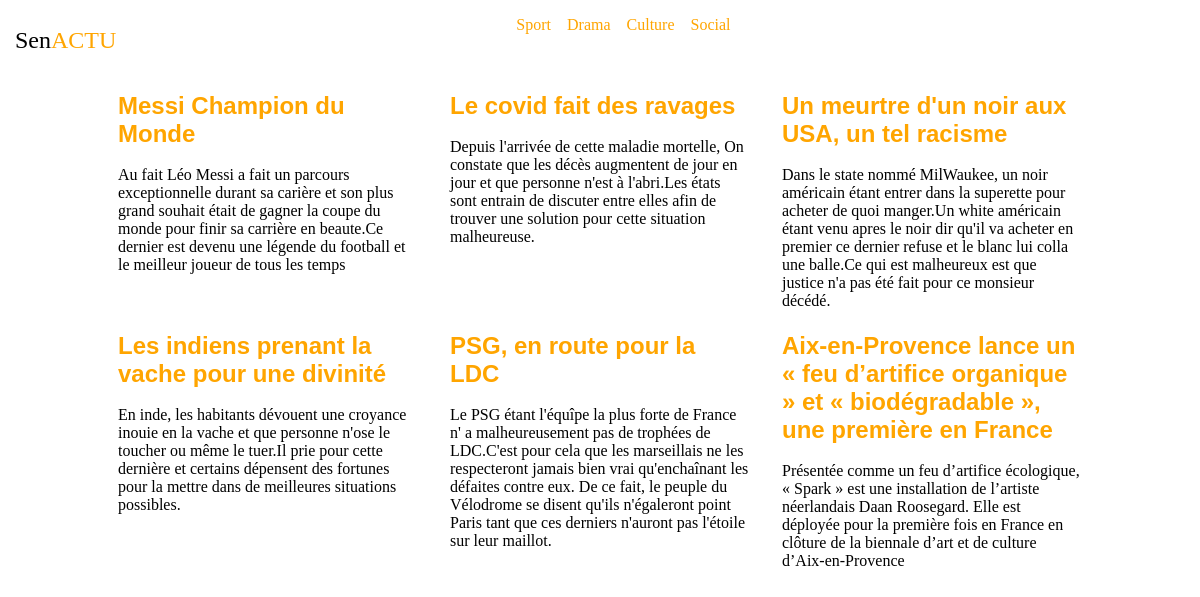
The app's page /articles/ with its own data.
### gestArticles/models.py (models this page shows)
class Category(models.Model):
    label = models.fields.CharField(max_length=100)
    active = models.BooleanField(default=True)

class Article(models.Model):
   title = models.CharField(max_length= 100)
   description = models.fields.CharField(max_length=1000)
   year = models.fields.IntegerField(validators=[MinValueValidator(1900), MaxValueValidator(2022)])
   category = models.ForeignKey(Category, null=True, on_delete=models.SET_NULL)

### gestArticles/views.py (the view)
# urls.py: path('articles/',views.articles_list,name="articles-list"),
def  articles_list(request):
    categories = Category.objects.all()
    articles = Article.objects.all()
    return render(request,"gestArticles/articles_list.html",{'articles': articles,'categories':categories})

### gestArticles/templates/gestArticles/articles_list.html
{%extends 'gestArticles/base.html' %}
{%block content1 %}
{% for category in categories%}
<a href={% url 'categories-details' category.id %}>{{ category.label }}</a>&nbsp;&nbsp;&nbsp;
{% endfor %}
{% endblock %}
{%block content3 %}
{% for article in articles%}
    <div class="card">
        <h2>{{ article.title }}</h2>
        <br>
        <p>{{ article.description }}</p>
        <br>
    </div>
{% endfor %}
{% endblock %}

### gestArticles/templates/gestArticles/base.html (shortened to what this page needs)
{% load static %}
<html>
    <head>
        <link rel="stylesheet" href="{% static 'gestArticles/style.css' %}">
    </head>
    <body>
        <div class="header">
            <div class = "titre">
                <span>Sen</span><span id="orange">ACTU</span>
            </div>
            <div class="categories">
                {%block content1%}
                {% endblock%}
            </div>
         </div>
         <div class="cards">
            {%block content3%}
            {% endblock%}
        </div>
    </body>
</html>

### gestArticles/static/gestArticles/style.css (style rules this page uses)
* { padding: 0; margin: 0; }
.titre { margin-top: 30px; margin-left: 15px; }
#orange { color: orange; }
span { font-size: 1.5em; }
.header { height: 50px; overflow: hidden; display: flex; align-items: center; }
h2 { font-family: 'Arial'; }
.categories { margin-left: 25em; }
a { text-decoration: none; color:orange; }
.cards { transition: 0.3s; margin-top: 40px; display: flex; justify-content: center; flex-wrap: wrap; }
.card { padding: 2px 16px; width: 300px; }
.card h2 { color: orange; }

### records on screen
Category: label "Sport"
Category: label "Drama"
Category: label "Culture"
Category: label "Social"
Article: title "Messi Champion du Monde", description "Au fait Léo Messi a fait un parcours exceptionnelle durant sa carière et son plus grand souhait était de gagner la coupe du monde pour finir sa carrière en beaute.Ce dernier est devenu une légende du football et le meilleur joueur de tous les temps"
Article: title "Le covid fait des ravages", description "Depuis l'arrivée de cette maladie mortelle, On constate que les décès augmentent de jour en jour et que personne n'est à l'abri.Les états sont entrain de discuter entre elles afin de trouver une solution pour cette situation malheureuse."
Article: title "Un meurtre d'un noir aux USA, un tel racisme", description "Dans le state nommé MilWaukee, un noir américain étant entrer dans la superette pour acheter de quoi manger.Un white américain étant venu apres le noir dir qu'il va acheter en premier ce dernier refuse et le blanc lui colla une balle.Ce qui est malheureux est que justice n'a pas été fait pour ce monsieur décédé."
Article: title "Les indiens prenant la vache pour une divinité", description "En inde, les habitants dévouent une croyance inouie en la vache et que personne n'ose le toucher ou même le tuer.Il prie pour cette dernière et certains dépensent des fortunes pour la mettre dans de meilleures situations possibles."
Article: title "PSG, en route pour la LDC", description "Le PSG étant l'équîpe la plus forte de France n' a malheureusement pas de trophées de LDC.C'est pour cela que les marseillais ne les respecteront jamais bien vrai qu'enchaînant les défaites contre eux. De ce fait, le peuple du Vélodrome se disent qu'ils n'égaleront point Paris tant que ces derniers n'auront pas l'étoile sur leur maillot."
Article: title "Aix-en-Provence lance un « feu d’artifice organique » et « biodégradable », une première en France", description "Présentée comme un feu d’artifice écologique, « Spark » est une installation de l’artiste néerlandais Daan Roosegard. Elle est déployée pour la première fois en France en clôture de la biennale d’art et de culture d’Aix-en-Provence"
